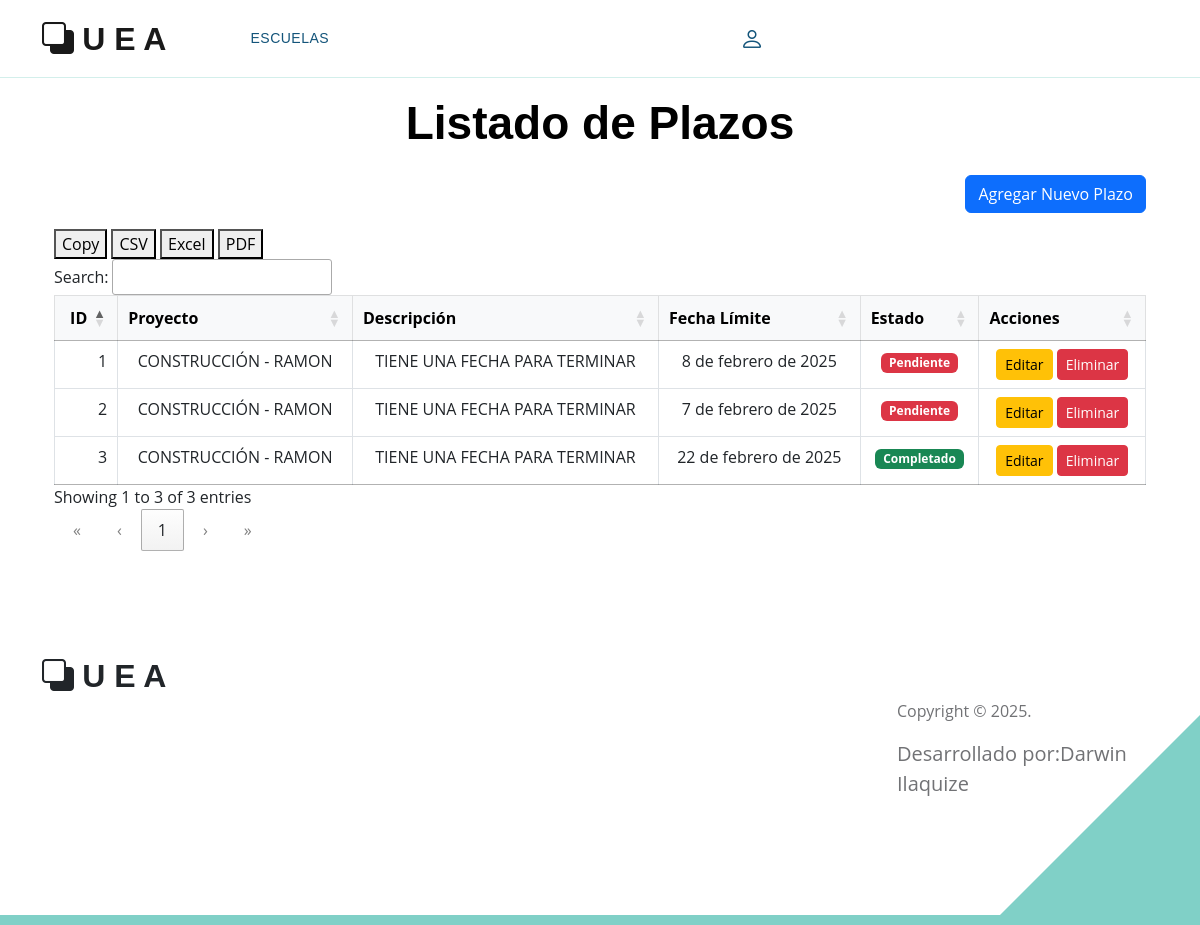
The app's page /plazo/listarPlazos/ with its own data.
### Aplicaciones/infraestructura/models.py (models this page shows, shortened)
class Plazo(models.Model):
    proyecto = models.ForeignKey(ProyectoConstruccion, on_delete=models.CASCADE, related_name="plazos")
    descripcion = models.CharField(max_length=255)
    fecha_limite = models.DateField()
    completado = models.BooleanField(default=False)

class ProyectoConstruccion(models.Model):
    escuela = models.ForeignKey(Escuela, on_delete=models.CASCADE, related_name="proyectos")
    nombre = models.CharField(max_length=255)
    descripcion = models.TextField()
    proveedor = models.ForeignKey(Proveedor, on_delete=models.CASCADE)
    fecha_inicio = models.DateField()
    fecha_fin = models.DateField()
    presupuesto = models.DecimalField(max_digits=10, decimal_places=2)

class Escuela(models.Model):
    nombre = models.CharField(max_length=255)
    direccion = models.TextField()
    telefono = models.CharField(max_length=15, blank=True, null=True)
    correo = models.EmailField(blank=True, null=True)
    imagen = models.ImageField(upload_to='escuelas/', blank=True, null=True)

### Aplicaciones/infraestructura/views.py (the view)
# urls.py: path('plazo/listarPlazos/', views.listarPlazos, name='listarPlazos'),
def listarPlazos(request):
    plazos = Plazo.objects.all()
    return render(request, 'plazo/listarPlazo.html', {'plazos': plazos})

### Aplicaciones/infraestructura/templates/plazo/listarPlazo.html (shortened to what this page needs)
{% extends "plantilla.html" %}
{% block contenido %}
<br><br><br>
<div class="container mt-4">
    <h2 class="text-center mb-4">Listado de Plazos</h2>
    <div class="mb-3 text-end">
        <a href="{% url 'agregarPlazo' %}" class="btn btn-primary">Agregar Nuevo Plazo</a>
    </div>
    <div class="table-responsive">
        <table class="table table-bordered table-hover text-center" id="tablaPlazos">
            <thead class="table-light">
                <tr>
                    <th>ID</th>
                    <th>Proyecto</th>
                    <th>Descripción</th>
                    <th>Fecha Límite</th>
                    <th>Estado</th>
                    <th>Acciones</th>
                </tr>
            </thead>
            <tbody>
                {% for plazo in plazos %}
                    <tr>
                        <td>{{ forloop.counter }}</td>
                        <td>{{ plazo.proyecto.nombre }} - {{ plazo.proyecto.escuela.nombre }}</td>
                        <td>{{ plazo.descripcion }}</td>
                        <td>{{ plazo.fecha_limite }}</td>
                        <td>
                            {% if plazo.completado %}
                                <span class="badge bg-success">Completado</span>
                            {% else %}
                                <span class="badge bg-danger">Pendiente</span>
                            {% endif %}
                        </td>
                        <td>
                            <a href="{% url 'editarPlazo' plazo.id %}" class="btn btn-sm btn-warning">Editar</a>
                            <a href="{% url 'eliminarPlazo' plazo.id %}" class="btn btn-danger btn-sm" onclick="return confirm('¿Estás seguro de eliminar?');">Eliminar</a>
                        </td>
                    </tr>
                {% endfor %}
            </tbody>
        </table>
    </div>
</div>
{% endblock %}

### Escuela/static/plantilla/css/templatemo-topic-listing.css (style rules this page uses)
:root { --white-color: #ffffff; --primary-color: #13547a; --secondary-color: #80d0c7; --section-bg-color: #f0f8ff; --custom-btn-bg-color: #80d0c7; --custom-btn-bg-hover-color: #13547a; --dark-color: #000000; --p-color: #717275; --border-color: #7fffd4; --link-hover-color: #13547a; --body-font-family: 'Open Sans', sans-serif; --title-font-family: 'Montserrat', sans-serif; --h1-font-size: 58px; --h2-font-size: 46px; --h3-font-size: 32px; --h4-font-size: 28px; --h5-font-size: 24px; --h6-font-size: 22px; --p-font-size: 20px; --menu-font-size: 14px; --btn-font-size: 18px; --copyright-font-size: 16px; --border-radius-large: 100px; --border-radius-medium: 20px; --border-radius-small: 10px; --font-weight-normal: 400; --font-weight-medium: 500; --font-weight-semibold: 600; --font-weight-bold: 700; }
body { background-color: var(--white-color); font-family: var(--body-font-family); }
h2, h3, h4, h5, h6 { color: var(--dark-color); }
h1, h2, h3, h4, h5, h6 { font-family: var(--title-font-family); font-weight: var(--font-weight-semibold); }
h2 { font-size: var(--h2-font-size); font-weight: var(--font-weight-bold); }
a, button { touch-action: manipulation; transition: all 0.3s; }
a { display: inline-block; color: var(--primary-color); text-decoration: none; }

### records on screen
Plazo: proyecto.nombre "CONSTRUCCIÓN", proyecto.escuela.nombre "RAMON", descripcion "TIENE UNA FECHA PARA TERMINAR", fecha_limite "8 de febrero de 2025", completado "Pendiente"
Plazo: proyecto.nombre "CONSTRUCCIÓN", proyecto.escuela.nombre "RAMON", descripcion "TIENE UNA FECHA PARA TERMINAR", fecha_limite "7 de febrero de 2025", completado "Pendiente"
Plazo: proyecto.nombre "CONSTRUCCIÓN", proyecto.escuela.nombre "RAMON", descripcion "TIENE UNA FECHA PARA TERMINAR", fecha_limite "22 de febrero de 2025", completado "Completado"
